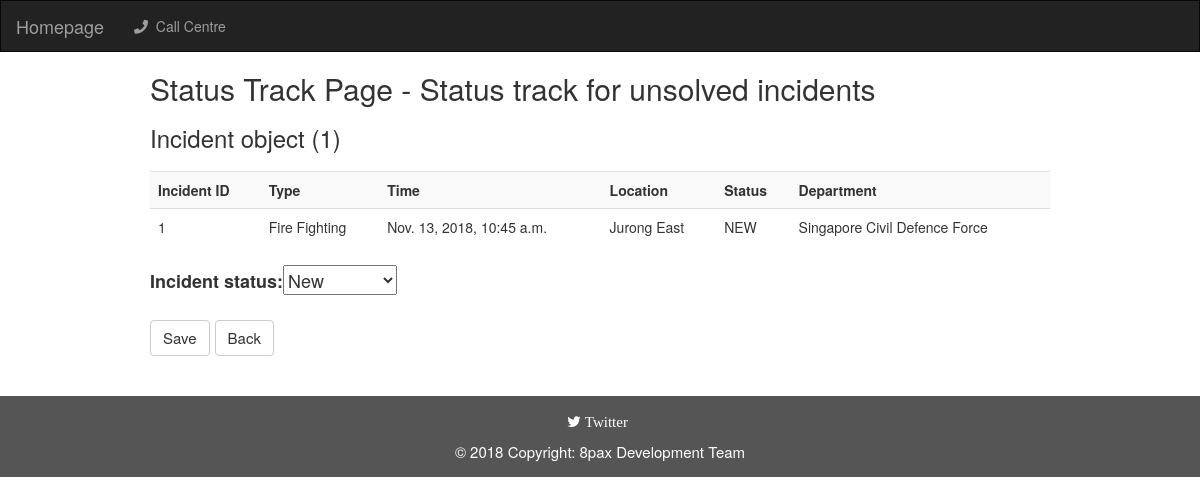
/statusCreation/1/, run on an earlier commit of the app's database.
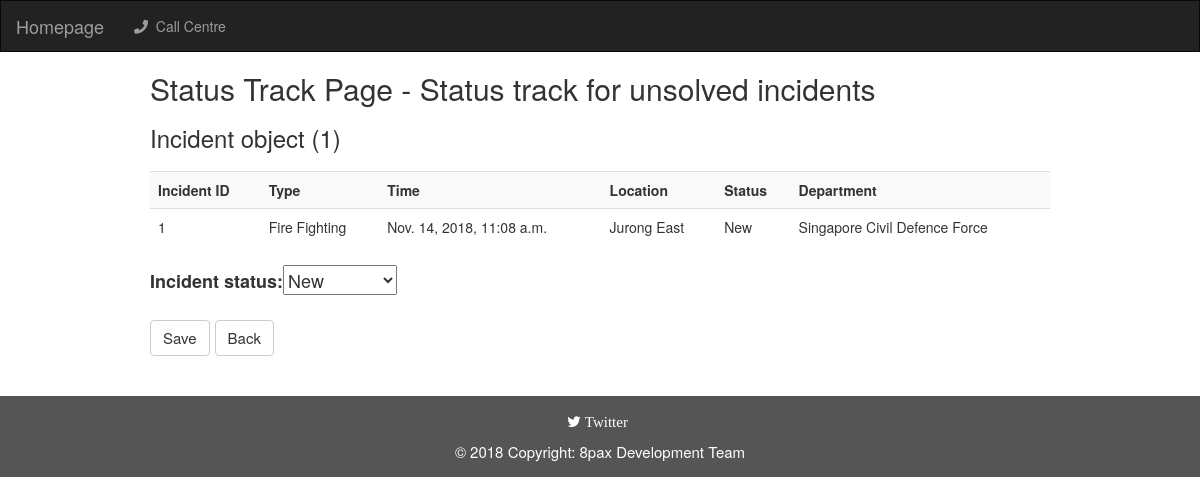
And on a later commit of the database.
### callcentre/models.py (models this page shows)
class Incident(models.Model):
    caller_name = models.CharField(max_length=50, default='NULL',blank=True)
    mobile_number = models.CharField(max_length=8, default='NULL',blank=True)
    incident_time = models.DateTimeField(default=timezone.now())
    incident_location = models.CharField(max_length=100, default='NULL',blank=True)
    incident_department = models.CharField(max_length=100, default='NULL')
    incident_region = models.CharField(max_length=100, choices=REGION_CHOICES, default='NULL')
    incident_category = models.CharField(max_length=100, default='NULL')
    incident_type = models.CharField(max_length=100, default='NULL')
    incident_status = models.CharField(max_length=100, choices=STATUS_UPDATE, default='New')
    incident_description = models.CharField(max_length=200, default='NULL',blank=True)

### statusCreation/views.py (the view)
# urls.py: url(r'^(?P<incident_id>[0-9]+)/$', views.detail, name='detail'),
def detail(request, incident_id):
    try:
        incident = Incident.objects.get(id=incident_id)
        form = ContactForm3(request.POST)
        if request.method == 'POST':
            if form.is_valid():
                incident = Incident.objects.get(id=incident_id)
                incident.incident_status = form.cleaned_data['incident_status']
                incident.save()
                message = Message(incident.id, IncidentStatus.from_str(incident.incident_status))
                info_dist = InformationDistributor.get_instance()
                info_dist.distribute(message)
                context = {'form': form, 'incident': incident}
                return render(request, 'statustrack/detail.html', context)
        else:
            form = ContactForm3()
            context =  {'form': form, 'incident': incident}
            return render(request, 'statustrack/detail.html', context)
    except Incident.DoesNotExist:
        raise Http404("Incident does not exist")

### statusCreation/models.py
class ContactForm3(forms.ModelForm):
    class Meta:
        model=Incident
        fields=('incident_status',)

### templates/statustrack/detail.html (shortened to what this page needs)
{% extends 'base_navi.html' %}
{% block body %}
<h2>Status Track Page - Status track for unsolved incidents</h2>
<h3>{{ incident }}</h3>
<table class="table table-striped" style="width:100%">
  <tr>
    <th>Incident ID</th>
    <th>Type</th>
    <th>Time</th>
    <th>Location</th>
    <th>Status</th>
    <th>Department</th>
  </tr>
  <tr>
    <td>{{ incident.id }}</td>
    <td>{{ incident.incident_category }}</td>
    <td>{{ incident.incident_time }}</td>
    <td>{{ incident.incident_location }}</td>
    <td>{{ incident.incident_status }}</td>
    <td>{{ incident.incident_department }}</td>
  </tr>
</table>
  <form action=""  method="POST" style="font-size:18px;">
    {{ form }}
    <br>
    <input type="submit" value="Save" class="btn btn-default" style="margin-top:20px;font-size:15px;"/>
      <a class="btn btn-default" href="{% url 'statusCreation:index' %}" role="button" style="margin-top:20px;font-size:15px;">Back</a>
  </form>
{% endblock %}

What changed in the data, as far as the page shows it:
changed Incident "Incident object (1)": incident_time "Nov. 13, 2018, 10:45 a.m." → "Nov. 14, 2018, 11:08 a.m."; incident_status "NEW" → "New"
